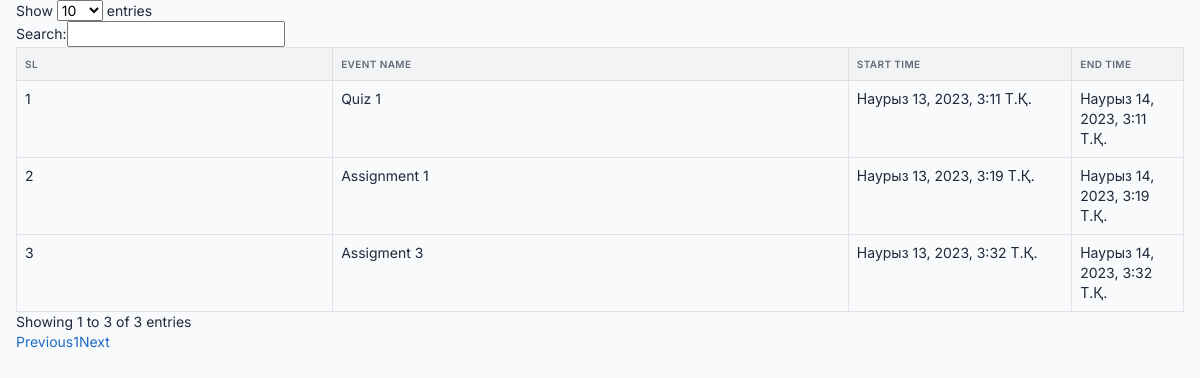
Page /all-event-list/ on the committed database.
### calendarapp/models/event.py (models this page shows, shortened)
class Event(EventAbstract):
    title = models.CharField(max_length=200, unique=True)
    description = models.TextField(null=True, blank=True)
    start_time = models.DateTimeField()
    end_time = models.DateTimeField(null=True, blank=True)
    url = models.CharField(max_length=256, blank=True, null=True)
    objects = EventManager()

### calendarapp/views/event_list.py (the view)
# urls.py: path("all-event-list/", views.AllEventsListView.as_view(), name="all_events"),
class AllEventsListView(ListView):
    template_name = "calendarapp/events_list.html"
    model = Event
    def get_queryset(self):
        return Event.objects.get_all_events()

### calendarapp/models/event.py (called while the page is built)
    def get_all_events(self):
        events = Event.objects.filter(is_active=True, is_deleted=False)
        return events

### diploma_backend/context_processors.py (called while the page is built, shortened)
def all_events(request):
    events = Event.objects.get_all_events()
    event_list = []
    for event in events:
        if not event.start_time:
            event_list.append({
                "title": event.title,
                "end": event.end_time.strftime("%Y-%m-%dT%H:%M:%S"),
                "url": event.url,
            })
        elif event.url:
            event_list.append({
                "title": event.title,
                "start": event.start_time.strftime("%Y-%m-%dT%H:%M:%S"),
                "end": event.end_time.strftime("%Y-%m-%dT%H:%M:%S"),
                "url": event.url,
            })
    return {"all_events": event_list}

### templates/calendarapp/events_list.html (shortened to what this page needs)
{% extends 'base/base.html' %}
{% load static %}
{% block content %}
<div class="row">
    <div class="col-md-12">
        <div class="tile">
            <div class="tile-body">
                <div class="table-responsive">
                    <div id="sampleTable_wrapper" class="dataTables_wrapper container-fluid dt-bootstrap4 no-footer">
                        <div class="row">
                            <div class="col-sm-12">
                                <table class="table table-hover table-bordered dataTable no-footer" id="sampleTable" role="grid" aria-describedby="sampleTable_info">
                                    <thead>
                                        <tr role="row">
                                            <th class="sorting_asc" tabindex="0" aria-controls="sampleTable" rowspan="1" colspan="1" aria-sort="ascending" aria-label="Name: activate to sort column descending" style="width: 261.641px;">SL</th>
                                            <th class="sorting" tabindex="0" aria-controls="sampleTable" rowspan="1" colspan="1" aria-label="Position: activate to sort column ascending" style="width: 417.312px;">Event Name</th>
                                            <th class="sorting" tabindex="0" aria-controls="sampleTable" rowspan="1" colspan="1" aria-label="Office: activate to sort column ascending" style="width: 189.281px;">Start Time</th>
                                            <th class="sorting" tabindex="0" aria-controls="sampleTable" rowspan="1" colspan="1" aria-label="Age: activate to sort column ascending" style="width: 102.141px;">End Time</th>
                                        </tr>
                                    </thead>
                                    <tbody>
                                        {% for event in object_list %}
                                            <tr role="row" class="odd">
                                                <td class="sorting_1">{{ forloop.counter }}</td>
                                                <td>{{ event.title }}</td>
                                                <td>{{ event.start_time }}</td>
                                                <td>{{ event.end_time }}</td>
                                            </tr>
                                        {% endfor %}
                                    </tbody>
                                </table>
                            </div>
                        </div>
                    </div>
                </div>
            </div>
        </div>
    </div>
</div>
{% endblock content %}

### static/calender/main.css (style rules this page uses)
:root { --fc-daygrid-event-dot-width: 8px; }
:root { --fc-list-event-dot-width: 10px; --fc-list-event-hover-bg-color: #f5f5f5; }

### rows in the picture
Event: title "Quiz 1", start_time "Наурыз 13, 2023, 3:11 Т.Қ.", end_time "Наурыз 14, 2023, 3:11 Т.Қ."
Event: title "Assignment 1", start_time "Наурыз 13, 2023, 3:19 Т.Қ.", end_time "Наурыз 14, 2023, 3:19 Т.Қ."
Event: title "Assigment 3", start_time "Наурыз 13, 2023, 3:32 Т.Қ.", end_time "Наурыз 14, 2023, 3:32 Т.Қ."
